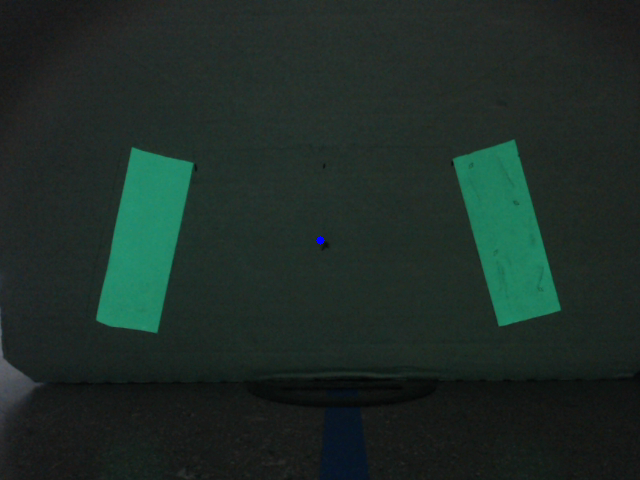
#> input picture testing-pictures/0degrees_18inches.png, 640 x 480 px, given in place of the camera
$ python main.py   (Python 2 division)   (older library calls are emulated)
#> lines starting #> are read from the running program, lines starting #| are printed output that depends on the picture; after the words box and inside, x2 and y2 are one past the last pixel; in counts of white or black regions, pixels touching at a corner belong together
### cv.py
# add imports
import math
import cv2
import numpy as np
import subprocess
import imghdr
import traceback
import os

# finds angle between robot's heading and the perpendicular to the targets
class VisionTargetDetector:

    # initilaze variables
    def __init__(self, input):
	self.port = input
        self.angle = -99
        self.distance_to_target = -1

        try:
            # if input is a camera port
            self.input = cv2.VideoCapture(int(input))
            self.set_camera_settings(input)
        except:
            # if input is a path
            self.input = cv2.VideoCapture(input)

        self.input_path = input

        frame = self.get_frame()

        # height of a vision target
        self.TARGET_HEIGHT = 5.5 * math.cos(math.radians(14.5)) + 2 * math.sin(math.radians(14.5))
        # intialize screen width and screen height
        self.SCREEN_HEIGHT, self.SCREEN_WIDTH = frame.shape[:2]
        # intialize angle of field of view in radians
        self.FIELD_OF_VIEW_RAD = 70.42 * math.pi / 180.0

        # calculates focal length based on a right triangle representing the "image" side of a pinhole camera
        # ABC where A is FIELD_OF_VIEW_RAD/2, a is SCREEN_WIDTH/2, and b is the focal length
        self.FOCAL_LENGTH_PIXELS = (self.SCREEN_WIDTH / 2.0) / math.tan(self.FIELD_OF_VIEW_RAD / 2.0)

    def __enter__(self):
        return self

    def __exit__(self, type, value, tb):
        self.release_cv_objects()

    def set_camera_settings(self, camera_port):
#> called with camera_port = '0'
        camera_path = "/dev/video" + camera_port
        subprocess.call(["v4l2-ctl", "-d", camera_path, "-c", "exposure_auto=1"])
#> (this line was passed over: subprocess is not available in this run)
        subprocess.call(["v4l2-ctl", "-d", camera_path, "-c", "exposure_absolute=1"])
#> (this line was passed over: subprocess is not available in this run)

    def get_frame(self):
        frame = None
        try:
            # if input is an image, use cv2.imread()
            if imghdr.what(self.input_path) is not None:
                frame = cv2.imread(self.input_path)
            # if input is a video, use VideoCapture()
            else:
                _, frame = self.input.read()
        except:
            # if input is a camera port, use VideoCapture()
            _, frame = self.input.read()
#> frame is the input picture: shape (480, 640, 3); mean B, G, R 38.9, 44.4, 29.9
        return frame

    # calculates distance to target
    # [45 lines left out: functions calc_dist, get_closest_rects, not called in this run]

    def get_all_pairs(self, rotated_boxes):

        pairs =[]

        counter = 0
        for rect in rotated_boxes:
            if(counter + 1 < len(rotated_boxes)):
                next_rect = rotated_boxes[counter + 1]

                r1_top = rect.point2
                r2_top = next_rect.point2

                r1_bottom = rect.point4
                r2_bottom = next_rect.point4

                top_distance = math.hypot(r1_top.x - r2_top.x, r1_top.y - r2_top.y)
                bottom_distance = math.hypot(r1_bottom.x - r2_bottom.x, r1_bottom.y - r2_bottom.y)

                if(top_distance < bottom_distance):
                    pairs.append(Pair(rect, next_rect, self))

                counter += 1

        if (len(pairs) > 3):
            return pairs[:3]

        return pairs

    # pin = Target
    def calc_ang_deg(self, pinX):
        return self.calc_ang_rad(pinX) * 180.0 / math.pi

    def calc_ang_rad(self, pinX):
        pin_dist_to_center = pinX - self.SCREEN_WIDTH / 2
        return math.atan(pin_dist_to_center/ self.FOCAL_LENGTH_PIXELS)

    # given 8 points (4 from rect1 and 4 from rect2), returns the average of all the x cooridnates and all the y coordinates
    # [4 lines left out: function calc_pin_pos, not called in this run]

    def release_cv_objects(self):
        self.input.release()
        cv2.destroyAllWindows()

    def run_cv(self):

        frame = self.get_frame()

        '''yuv = cv2.cvtColor(frame, cv2.COLOR_BGR2YUV)

        low_green = np.array([70, 112, 50])
        high_green = np.array([200, 150, 90])'''
	hsv = cv2.cvtColor(frame, cv2.COLOR_BGR2HSV)
#> hsv: shape (480, 640, 3); mean H, S, V 73.2, 66.3, 44.8
	low_green = np.array([60,90,50])
	high_green= np.array([87,255,229])

        mask = cv2.inRange(hsv, low_green, high_green)
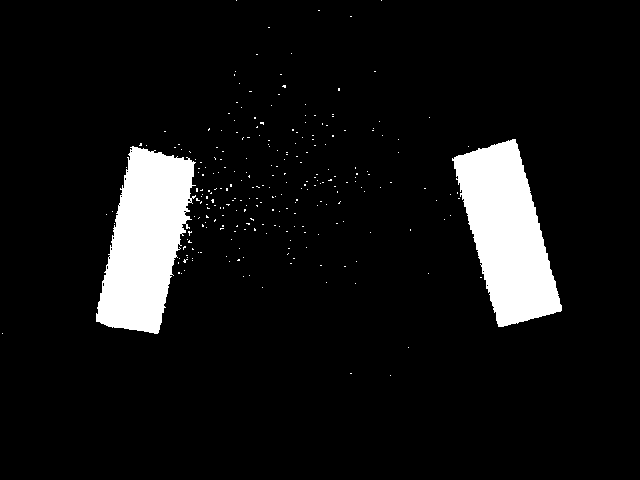
#> mask: shape (480, 640); 7.9% white; 254 white regions (252 under 20 px)
        _, contours, _ = cv2.findContours(mask, cv2.RETR_TREE, cv2.CHAIN_APPROX_SIMPLE)
#> contours = 269 contours, 267 with area under 20; largest, box (x1, y1, x2, y2) and area: (452, 139, 562, 327) 11636, (96, 146, 196, 334) 11606
	px = cv2.countNonZero(mask)
#> px = 24345
        #sorts contours by area
        #contours.sort(key = cv2.contourArea, reverse = True)

        cv2.line(frame, (0, 400), (self.SCREEN_WIDTH, 400), (255,0,0), 3)
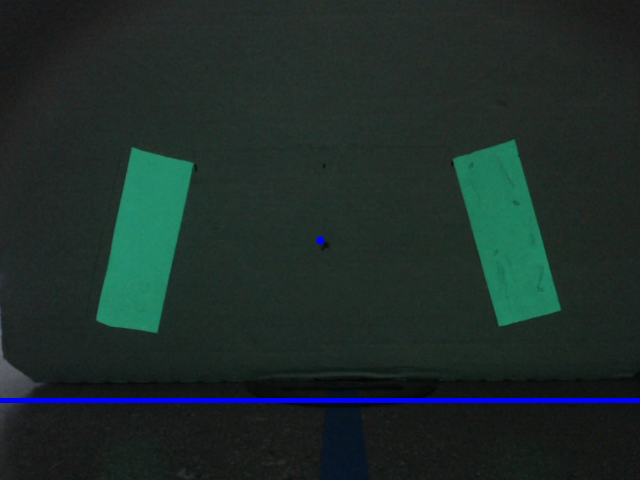
#> frame: shape (480, 640, 3); 1.04% of pixels changed, all inside (x1, y1, x2, y2) = (0, 398, 640, 403)
        contours.sort(key = lambda countour: cv2.boundingRect(countour)[0])

        rotated_boxes = []
        rotated_rect1 = None
        rotated_rect2 = None
        rotated_rect3 = None
        self.pinX = 0
        self.pinY = 0

        total_contour_area = 0

        for c in contours:
            #ignore anything below hatch panel level
            centery = cv2.boundingRect(c)[1] + cv2.boundingRect(c)[3]/2
            if centery < 400:
                area = cv2.contourArea(c)
                rect = cv2.minAreaRect(c)
                _, _, rot_angle = rect
                box = cv2.boxPoints(rect)
                box = np.int0(box)
                if area > 100:
                    rotated_boxes.append(RotatedRectangle(box, area, rot_angle))

            total_contour_area += cv2.contourArea(c)
#> this loop made 269 passes
#> (centery, area, rect, rot_angle) on pass 2: (240, 11606.5, ((148.2, 241.3), (181.9, 75.6), -79.05), -79.05)
#> after the loop, rotated_boxes = 2 items; total_contour_area = 23367

        # if it detects one rectangle, draw center of rectangle
        if(len(rotated_boxes)  == 1):
            rotated_rect = rotated_boxes[0]
            angle_to_rect = self.calc_ang_deg(rotated_rect.get_center().x)
            rect_x = rotated_rect.get_center().x
            rect_y = rotated_rect.get_center().y
            cv2.circle(frame, (rect_x, rect_y), 1, (255, 0, 0), thickness=5)
            distance_to_target = 1.5 * self.calc_dist(rotated_rect.get_height())

            cv2.drawContours(frame, [rotated_rect.box], 0, (0, 0, 255), 2)
            cv2.imshow("Contours"+str(self.port), mask)
            cv2.imshow("Frame"+str(self.port), frame)
            cv2.waitKey(3)
            return [(angle_to_rect, distance_to_target, rect_x)]

        # if there are less than two rectangles, return -99, -1
        if (len(rotated_boxes) < 2):
            cv2.imshow("Contours"+str(self.port), mask)
            cv2.imshow("Frame"+str(self.port), frame)
            cv2.waitKey(3)
            return []
            #return -99, -1

        if(len(rotated_boxes) > 1):

            self.pairs = self.get_all_pairs(rotated_boxes)
#> the loop in get_all_pairs, `for rect in rotated_boxes:` made 2 passes
#> (top_distance, bottom_distance, counter) on pass 1: (246, 330.1, 1)
#> after the loop in get_all_pairs, `for rect in rotated_boxes:`: counter = 1; pairs = 1 item
#> self.pairs = 1 item
            # [16 lines of commented-out code are left out]

	self.pairs = [pair for pair in self.pairs if abs(pair.left_rect.get_center().x-pair.right_rect.get_center().x) > 70]
#> in get_center, `x = sum(point.x for point in self.points) / 4`: x = 147
#> in get_center, `coordinates =  [x, y]`: coordinates = [147, 147]
        for pair in self.pairs:
            cv2.drawContours(frame, [pair.left_rect.box], 0, (0, 0, 255), 2)
            cv2.drawContours(frame, [pair.right_rect.box], 0, (0, 0, 255), 2)
#> this loop made 1 pass
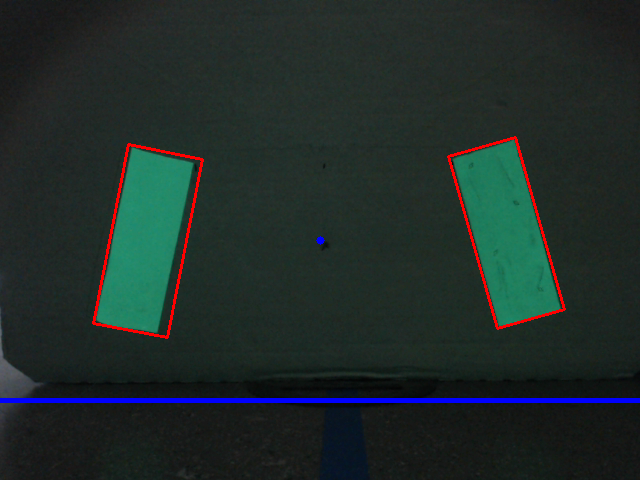
#> frame: shape (480, 640, 3); 0.94% of pixels changed, all inside (x1, y1, x2, y2) = (92, 136, 566, 339)
	    # [6 lines of commented-out code are left out]

        pair_details = []
        for pair in self.pairs:
            pair_details.append((self.calc_ang_deg(pair.get_center()[0]), pair.get_distance(), pair.get_center()[0]))
	    cv2.line(frame, (pair.get_center()[0], self.SCREEN_HEIGHT), (pair.get_center()[0], 0), (255,0,0), 3)
#> this loop made 1 pass
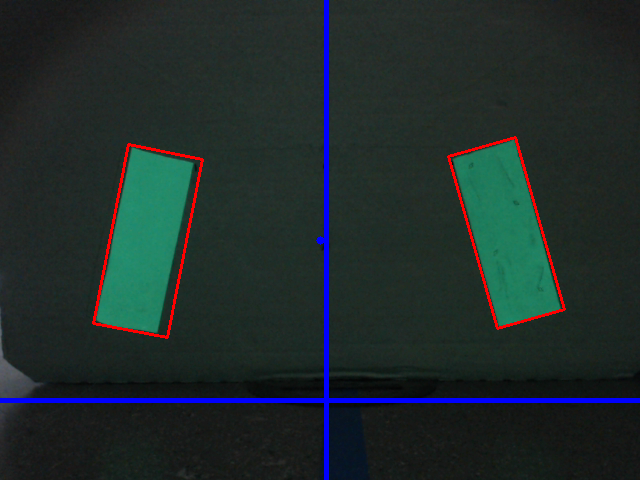
#> frame: shape (480, 640, 3); 0.77% of pixels changed, all inside (x1, y1, x2, y2) = (324, 0, 329, 480)
#> after the loop, pair_details = [(0.758, 20.64, 326)]
        cv2.imshow("Contours"+str(self.port), mask)
        cv2.imshow("Frame"+str(self.port), frame)
        cv2.waitKey(3)
        return pair_details

class RotatedRectangle:

    def __init__(self, box, area, rot_angle):
        self.box = box
        self.area = area
        self.rot_angle = rot_angle

        points = []
        for coordinates in box:
            points.append(Point(coordinates))

        #sorts points based on y value
        points.sort(key= lambda x: x.y)

        self.points = points
        #highest point
        self.point1 = points[0]
        #second highest point
        self.point2 = points[1]
        #third highest point
        self.point3 = points[2]
        #lowest point
        self.point4 = points[3]

    def get_width(self):
        return abs(self.point3.x - self.point2.x)

    def get_height(self):
        return abs(self.point4.y - self.point1.y)

    def get_center(self):
        x = sum(point.x for point in self.points) / 4
        y = sum(point.x for point in self.points) / 4
        coordinates =  [x, y]
        return Point(coordinates)

# this class defines a point
class Point:

    def __init__(self, coordinates):
        self.x = coordinates[0]
        self.y = coordinates[1]

# this class defines a pair of vision targets
class Pair:
    def __init__(self, left_rect, right_rect, vtd):
        self.left_rect = left_rect
        self.right_rect= right_rect
        self.vtd = vtd

    def get_center(self):
        r1 = self.left_rect
        r2 = self.right_rect
        x = (r1.points[0].x + r1.points[1].x + r1.points[2].x + r1.points[3].x + r2.points[0].x + r2.points[1].x + r2.points[2].x + r2.points[3].x) / 8.0
        y = (r1.points[0].y + r1.points[1].y + r1.points[2].y + r1.points[3].y + r2.points[0].y + r2.points[1].y + r2.points[2].y + r2.points[3].y) / 8.0
        return int(x), int(y)

    def get_distance(self):
        return 1.5 * (self.vtd.FOCAL_LENGTH_PIXELS * self.vtd.TARGET_HEIGHT) / ((self.left_rect.get_height() + self.right_rect.get_height()) / 2.0)

### main.py
import serial
import time
from cv import VisionTargetDetector

s = serial.Serial(port='/dev/ttyTHS2', baudrate=9600)

camera_front = "0" #port number for front camera
#camera_back = "1" #port number for back camera

dTf = VisionTargetDetector(camera_front)
#dTb = VisionTargetDetector(camera_back)

def format_num(num):
    num = int(num)
    if num < -99: return "-99"
    if num > 999: return "999"
    if num < 0:
	return "-"+("%02d" % -num)
    else:
	return "%03d" % num

while True:
    '''af, df = detectorFront.run_cv()
    ab, db = detectorBack.run_cv()
    af = format_num(af)
    df = format_num(df)
    ab = format_num(ab)
    db = format_num(db)
    send_str = "S"+af+df+ab+db+"E"
    s.write(send_str)
    print(send_str)'''
    pf = dTf.run_cv()
    #pb = dTb.run_cv()
    while len(pf) is not 3:
	pf.append((-99, -99, -99))
#> this loop made 2 passes

    #while len(pb) is not 3:
    #    pb.append((-99, -99, -99))

    send_str = "S"
    for a, d, x in pf:
	send_str += format_num(a)
	send_str += format_num(d)
	send_str += format_num(x/2.0)
#> this loop made 3 passes
#> (a, d, x) on passes 1 to 3: (0.758, 20.64, 326), (-99, -99, -99), (-99, -99, -99)

    '''for a, d, x in pb:
        send_str += format_num(a)
        send_str += format_num(d)
        send_str += format_num(x/2.0)'''

    send_str += "E"
    #print(send_str)
    s.write(send_str)
    #print pf
    #print pb

s.close()
